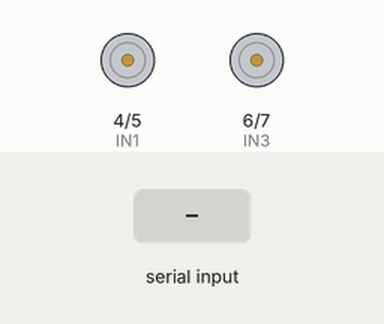
Simulated run of this sketch. Board: Arduino Uno, built with avr-gcc and run on an emulated ATmega328P. Shown: motor-driver pin pairs drawn as motors (green arrow = first pin HIGH = forward, orange = second pin HIGH = backward, longer = more drive, scaled by the enable pin). The inputs (shaded band) are chosen by the test bench. What the sketch prints to the serial monitor is not drawn.

Above: at 1.2 s.
1.3 s: "F" received over the second serial link
At 2.5 s:
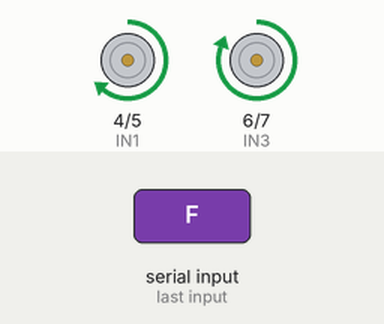
2.8 s: "B" received over the second serial link
At 3.6 s:
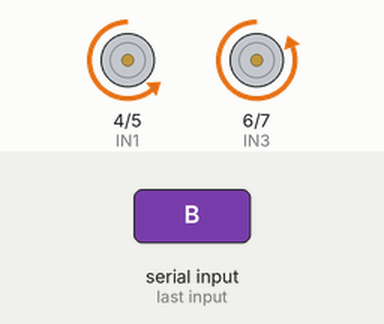
4.3 s: "L" received over the second serial link
At 4.7 s:
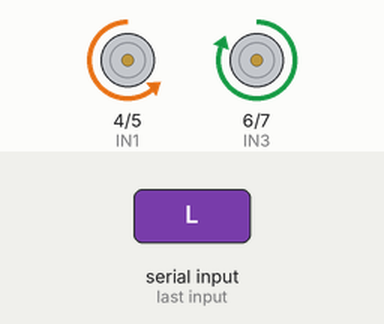
5.8 s: "R" received over the second serial link
At 7.1 s:
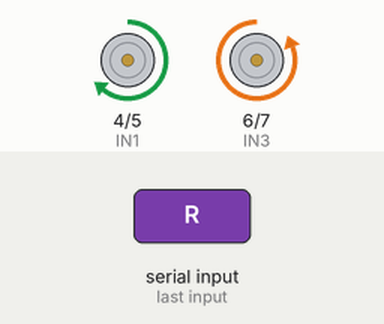
Timing chart, 0 to 8.3 s (numbered marks = the images above; inputs shaded):
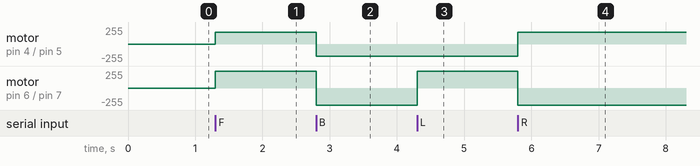

The sketch:

receiver.ino
```cpp
/************************************************************
 * Project Title : Gesture-Controlled Robot Car
 *Author: DiaaEldin Elabsy and Suchi Chowdhury,
 * Date: Spring 2025
 *
 * Description:
 * Receives gesture commands via Bluetooth from the transmitter
 * and controls four DC motors through the L298N motor driver
 * to move the robot car in real time.
 *
 ************************************************************/

#include <SoftwareSerial.h>

// RX, TX for HM-10 Bluetooth module
SoftwareSerial BT(10, 11);

// Motor driver pins (L298N)
int IN1 = 4;
int IN2 = 5;
int IN3 = 6;
int IN4 = 7;
int ENA = 9;
int ENB = 8;

void setup() {
  Serial.begin(9600);
  BT.begin(9600);

  Serial.println("Receiver Ready");

  pinMode(IN1, OUTPUT);
  pinMode(IN2, OUTPUT);
  pinMode(IN3, OUTPUT);
  pinMode(IN4, OUTPUT);
  pinMode(ENA, OUTPUT);
  pinMode(ENB, OUTPUT);

  // Set motor speed
  analogWrite(ENA, 180);
  analogWrite(ENB, 180);
}

void loop() {
  if (BT.available()) {
    char cmd = BT.read();

    Serial.print("Received: ");
    Serial.println(cmd);

    if (cmd == 'F') forward();
    else if (cmd == 'B') backward();
    else if (cmd == 'L') left();
    else if (cmd == 'R') right();
    else stopMotors();
  }
}

void forward() {
  digitalWrite(IN1, HIGH);
  digitalWrite(IN2, LOW);
  digitalWrite(IN3, HIGH);
  digitalWrite(IN4, LOW);
  Serial.println("→ Forward");
}

void backward() {
  digitalWrite(IN1, LOW);
  digitalWrite(IN2, HIGH);
  digitalWrite(IN3, LOW);
  digitalWrite(IN4, HIGH);
  Serial.println("→ Backward");
}

void left() {
  digitalWrite(IN1, LOW);
  digitalWrite(IN2, HIGH);
  digitalWrite(IN3, HIGH);
  digitalWrite(IN4, LOW);
  Serial.println("→ Left");
}

void right() {
  digitalWrite(IN1, HIGH);
  digitalWrite(IN2, LOW);
  digitalWrite(IN3, LOW);
  digitalWrite(IN4, HIGH);
  Serial.println("→ Right");
}

void stopMotors() {
  digitalWrite(IN1, LOW);
  digitalWrite(IN2, LOW);
  digitalWrite(IN3, LOW);
  digitalWrite(IN4, LOW);
  Serial.println("→ Stop");
}
```

Measured:
- after the input at 1.3 s, motor on pin 4 (IN1) / pin 5 (IN2): stopped → forward 180/255 at once; motor on pin 6 (IN3) / pin 7 (IN4): stopped → forward 255/255 at once
- after the input at 2.8 s, motor on pin 4 (IN1) / pin 5 (IN2): forward 180/255 → backward 180/255 at once; motor on pin 6 (IN3) / pin 7 (IN4): forward 255/255 → backward 255/255 at once
- after the input at 4.3 s, motor on pin 6 (IN3) / pin 7 (IN4): backward 255/255 → forward 255/255 at once
- after the input at 5.8 s, motor on pin 4 (IN1) / pin 5 (IN2): backward 180/255 → forward 180/255 at once; motor on pin 6 (IN3) / pin 7 (IN4): forward 255/255 → backward 255/255 at once
